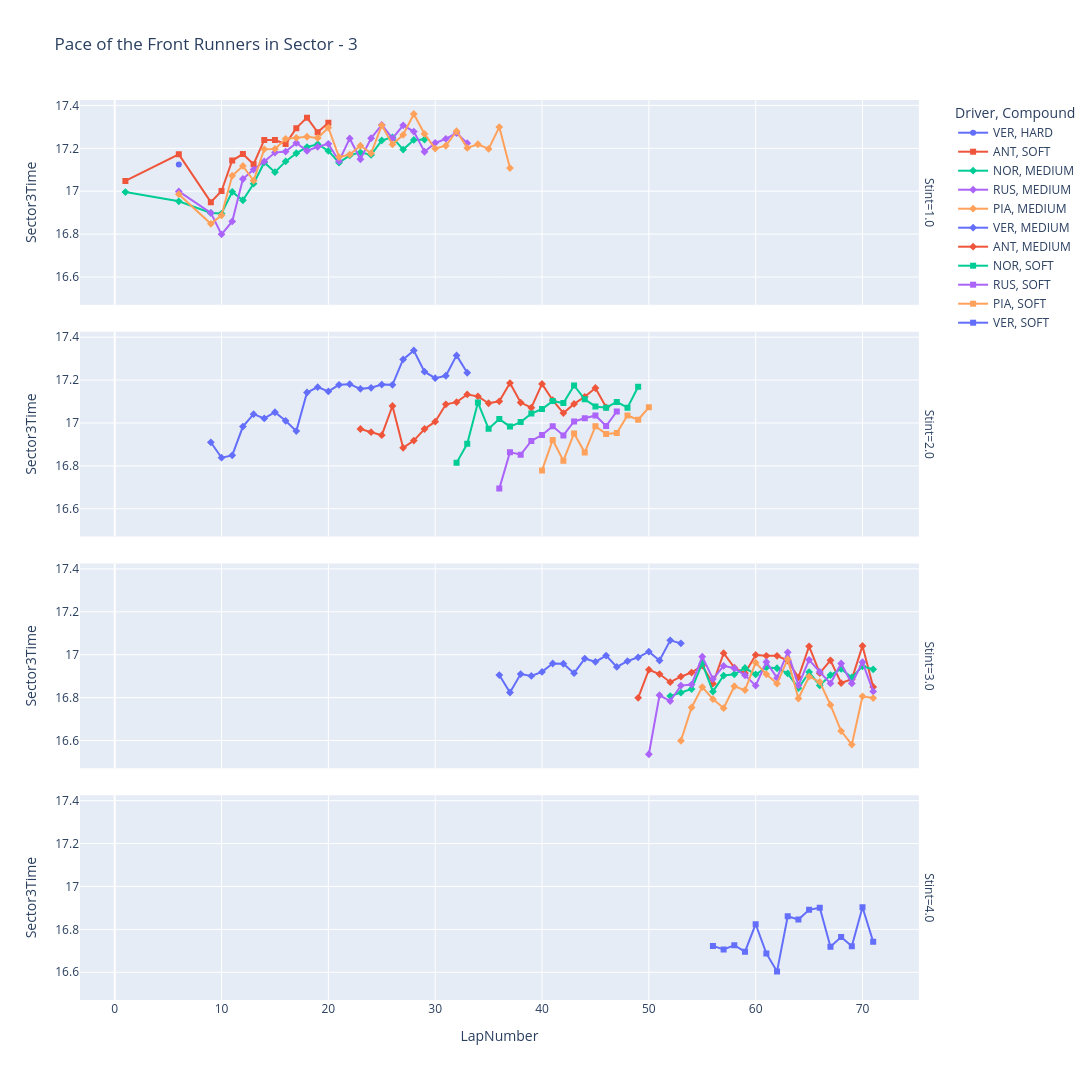

Write notebook code for a chart like this one.
### Markdown cell above
#### Sector - 3

### Code cell
plotter.plot_line_chart(
    data_frame=filtered_quick_race_laps,
    X="LapNumber",
    y="Sector3Time",
    label="Driver",
    title="Pace of the Front Runners in Sector - 3",
    facet_row="Stint",
    category_orders=STINT_ORDER,
    hover_data=HOVER_DATA,
    marker="Compound",
    height=1080,
)

### Figure 1 — Plotly figure (JSON) as saved in the notebook; plotly's stock layout.template omitted (floating-point values rounded to 4 significant figures)
{"data": [{"customdata": [["VER", 13, "HARD", "12"]], "hovertemplate": "Driver=%{customdata[0]}<br>Compound=%{customdata[2]}<br>Stint=1.0<br>LapNumber=%{x}<br>Sector3Time=%{y}<br>Position=%{customdata[1]}<br>TrackStatus=%{customdata[3]}<extra></extra>", "legendgroup": "VER, HARD", "line": {"color": "#636efa", "dash": "solid"}, "marker": {"symbol": "circle"}, "mode": "lines+markers", "name": "VER, HARD", "orientation": "v", "showlegend": true, "type": "scatter", "x": [6.0], "xaxis": "x4", "y": [17.12], "yaxis": "y4"}, {"customdata": [["ANT", 2, "SOFT", "12"], ["ANT", 3, "SOFT", "12"], ["ANT", 3, "SOFT", "1"], ["ANT", 3, "SOFT", "1"], ["ANT", 3, "SOFT", "1"], ["ANT", 3, "SOFT", "1"], ["ANT", 3, "SOFT", "1"], ["ANT", 3, "SOFT", "1"], ["ANT", 3, "SOFT", "1"], ["ANT", 3, "SOFT", "1"], ["ANT", 3, "SOFT", "1"], ["ANT", 3, "SOFT", "1"], ["ANT", 3, "SOFT", "1"], ["ANT", 3, "SOFT", "1"]], "hovertemplate": "Driver=%{customdata[0]}<br>Compound=%{customdata[2]}<br>Stint=1.0<br>LapNumber=%{x}<br>Sector3Time=%{y}<br>Position=%{customdata[1]}<br>TrackStatus=%{customdata[3]}<extra></extra>", "legendgroup": "ANT, SOFT", "line": {"color": "#EF553B", "dash": "solid"}, "marker": {"symbol": "square"}, "mode": "lines+markers", "name": "ANT, SOFT", "orientation": "v", "showlegend": true, "type": "scatter", "x": [1.0, 6.0, 9.0, 10.0, 11.0, 12.0, 13.0, 14.0, 15.0, 16.0, 17.0, 18.0, 19.0, 20.0], "xaxis": "x4", "y": [17.05, 17.17, 16.95, 17.0, 17.14, 17.17, 17.13, 17.24, 17.24, 17.22, 17.29, 17.34, 17.27, 17.32], "yaxis": "y4"}, {"customdata": [["NOR", 1, "MEDIUM", "12"], ["NOR", 1, "MEDIUM", "12"], ["NOR", 1, "MEDIUM", "1"], ["NOR", 1, "MEDIUM", "1"], ["NOR", 1, "MEDIUM", "1"], ["NOR", 1, "MEDIUM", "1"], ["NOR", 1, "MEDIUM", "1"], ["NOR", 1, "MEDIUM", "1"], ["NOR", 1, "MEDIUM", "1"], ["NOR", 1, "MEDIUM", "1"], ["NOR", 1, "MEDIUM", "1"], ["NOR", 1, "MEDIUM", "1"], ["NOR", 1, "MEDIUM", "1"], ["NOR", 1, "MEDIUM", "1"], ["NOR", 1, "MEDIUM", "1"], ["NOR", 1, "MEDIUM", "1"], ["NOR", 1, "MEDIUM", "1"], ["NOR", 1, "MEDIUM", "1"], ["NOR", 1, "MEDIUM", "1"], ["NOR", 1, "MEDIUM", "1"], ["NOR", 1, "MEDIUM", "1"], ["NOR", 1, "MEDIUM", "1"], ["NOR", 1, "MEDIUM", "1"]], "hovertemplate": "Driver=%{customdata[0]}<br>Compound=%{customdata[2]}<br>Stint=1.0<br>LapNumber=%{x}<br>Sector3Time=%{y}<br>Position=%{customdata[1]}<br>TrackStatus=%{customdata[3]}<extra></extra>", "legendgroup": "NOR, MEDIUM", "line": {"color": "#00cc96", "dash": "solid"}, "marker": {"symbol": "diamond"}, "mode": "lines+markers", "name": "NOR, MEDIUM", "orientation": "v", "showlegend": true, "type": "scatter", "x": [1.0, 6.0, 9.0, 10.0, 11.0, 12.0, 13.0, 14.0, 15.0, 16.0, 17.0, 18.0, 19.0, 20.0, 21.0, 22.0, 23.0, 24.0, 25.0, 26.0, 27.0, 28.0, 29.0], "xaxis": "x4", "y": [17.0, 16.95, 16.9, 16.9, 17.0, 16.96, 17.04, 17.13, 17.09, 17.14, 17.18, 17.21, 17.22, 17.19, 17.13, 17.17, 17.18, 17.17, 17.24, 17.25, 17.19, 17.24, 17.24], "yaxis": "y4"}, {"customdata": [["RUS", 6, "MEDIUM", "12"], ["RUS", 5, "MEDIUM", "1"], ["RUS", 5, "MEDIUM", "1"], ["RUS", 5, "MEDIUM", "1"], ["RUS", 4, "MEDIUM", "1"], ["RUS", 4, "MEDIUM", "1"], ["RUS", 4, "MEDIUM", "1"], ["RUS", 4, "MEDIUM", "1"], ["RUS", 4, "MEDIUM", "1"], ["RUS", 4, "MEDIUM", "1"], ["RUS", 4, "MEDIUM", "1"], ["RUS", 4, "MEDIUM", "1"], ["RUS", 4, "MEDIUM", "1"], ["RUS", 3, "MEDIUM", "1"], ["RUS", 3, "MEDIUM", "1"], ["RUS", 3, "MEDIUM", "1"], ["RUS", 3, "MEDIUM", "1"], ["RUS", 3, "MEDIUM", "1"], ["RUS", 3, "MEDIUM", "1"], ["RUS", 3, "MEDIUM", "1"], ["RUS", 3, "MEDIUM", "1"], ["RUS", 3, "MEDIUM", "1"], ["RUS", 3, "MEDIUM", "1"], ["RUS", 2, "MEDIUM", "1"], ["RUS", 2, "MEDIUM", "1"], ["RUS", 2, "MEDIUM", "1"]], "hovertemplate": "Driver=%{customdata[0]}<br>Compound=%{customdata[2]}<br>Stint=1.0<br>LapNumber=%{x}<br>Sector3Time=%{y}<br>Position=%{customdata[1]}<br>TrackStatus=%{customdata[3]}<extra></extra>", "legendgroup": "RUS, MEDIUM", "line": {"color": "#ab63fa", "dash": "solid"}, "marker": {"symbol": "diamond"}, "mode": "lines+markers", "name": "RUS, MEDIUM", "orientation": "v", "showlegend": true, "type": "scatter", "x": [6.0, 9.0, 10.0, 11.0, 12.0, 13.0, 14.0, 15.0, 16.0, 17.0, 18.0, 19.0, 20.0, 21.0, 22.0, 23.0, 24.0, 25.0, 26.0, 27.0, 28.0, 29.0, 30.0, 31.0, 32.0, 33.0], "xaxis": "x4", "y": [17.0, 16.9, 16.8, 16.86, 17.06, 17.1, 17.14, 17.18, 17.18, 17.23, 17.19, 17.21, 17.22, 17.14, 17.25, 17.15, 17.25, 17.31, 17.25, 17.31, 17.28, 17.18, 17.23, 17.24, 17.27, 17.22], "yaxis": "y4"}, {"customdata": [["PIA", 2, "MEDIUM", "12"], ["PIA", 2, "MEDIUM", "1"], ["PIA", 2, "MEDIUM", "1"], ["PIA", 2, "MEDIUM", "1"], ["PIA", 2, "MEDIUM", "1"], ["PIA", 2, "MEDIUM", "1"], ["PIA", 2, "MEDIUM", "1"], ["PIA", 2, "MEDIUM", "1"], ["PIA", 2, "MEDIUM", "1"], ["PIA", 2, "MEDIUM", "1"], ["PIA", 2, "MEDIUM", "1"], ["PIA", 2, "MEDIUM", "1"], ["PIA", 2, "MEDIUM", "1"], ["PIA", 2, "MEDIUM", "1"], ["PIA", 2, "MEDIUM", "1"], ["PIA", 2, "MEDIUM", "1"], ["PIA", 2, "MEDIUM", "1"], ["PIA", 2, "MEDIUM", "1"], ["PIA", 2, "MEDIUM", "1"], ["PIA", 2, "MEDIUM", "1"], ["PIA", 2, "MEDIUM", "1"], ["PIA", 2, "MEDIUM", "1"], ["PIA", 2, "MEDIUM", "1"], ["PIA", 1, "MEDIUM", "1"], ["PIA", 1, "MEDIUM", "1"], ["PIA", 1, "MEDIUM", "1"], ["PIA", 1, "MEDIUM", "1"], ["PIA", 1, "MEDIUM", "1"], ["PIA", 1, "MEDIUM", "1"], ["PIA", 1, "MEDIUM", "1"]], "hovertemplate": "Driver=%{customdata[0]}<br>Compound=%{customdata[2]}<br>Stint=1.0<br>LapNumber=%{x}<br>Sector3Time=%{y}<br>Position=%{customdata[1]}<br>TrackStatus=%{customdata[3]}<extra></extra>", "legendgroup": "PIA, MEDIUM", "line": {"color": "#FFA15A", "dash": "solid"}, "marker": {"symbol": "diamond"}, "mode": "lines+markers", "name": "PIA, MEDIUM", "orientation": "v", "showlegend": true, "type": "scatter", "x": [6.0, 9.0, 10.0, 11.0, 12.0, 13.0, 14.0, 15.0, 16.0, 17.0, 18.0, 19.0, 20.0, 21.0, 22.0, 23.0, 24.0, 25.0, 26.0, 27.0, 28.0, 29.0, 30.0, 31.0, 32.0, 33.0, 34.0, 35.0, 36.0, 37.0], "xaxis": "x4", "y": [16.99, 16.85, 16.89, 17.07, 17.12, 17.05, 17.2, 17.2, 17.24, 17.25, 17.25, 17.25, 17.3, 17.16, 17.17, 17.21, 17.18, 17.31, 17.22, 17.26, 17.36, 17.27, 17.2, 17.21, 17.28, 17.2, 17.22, 17.2, 17.3, 17.11], "yaxis": "y4"}, {"customdata": [["VER", 16, "MEDIUM", "1"], ["VER", 16, "MEDIUM", "1"], ["VER", 16, "MEDIUM", "1"], ["VER", 16, "MEDIUM", "1"], ["VER", 14, "MEDIUM", "1"], ["VER", 14, "MEDIUM", "1"], ["VER", 13, "MEDIUM", "1"], ["VER", 13, "MEDIUM", "1"], ["VER", 10, "MEDIUM", "1"], ["VER", 8, "MEDIUM", "1"], ["VER", 6, "MEDIUM", "1"], ["VER", 6, "MEDIUM", "1"], ["VER", 5, "MEDIUM", "1"], ["VER", 4, "MEDIUM", "1"], ["VER", 4, "MEDIUM", "1"], ["VER", 4, "MEDIUM", "1"], ["VER", 4, "MEDIUM", "1"], ["VER", 4, "MEDIUM", "1"], ["VER", 4, "MEDIUM", "1"], ["VER", 4, "MEDIUM", "1"], ["VER", 4, "MEDIUM", "1"], ["VER", 4, "MEDIUM", "1"], ["VER", 3, "MEDIUM", "1"], ["VER", 4, "MEDIUM", "1"], ["VER", 4, "MEDIUM", "1"]], "hovertemplate": "Driver=%{customdata[0]}<br>Compound=%{customdata[2]}<br>Stint=2.0<br>LapNumber=%{x}<br>Sector3Time=%{y}<br>Position=%{customdata[1]}<br>TrackStatus=%{customdata[3]}<extra></extra>", "legendgroup": "VER, MEDIUM", "line": {"color": "#636efa", "dash": "solid"}, "marker": {"symbol": "diamond"}, "mode": "lines+markers", "name": "VER, MEDIUM", "orientation": "v", "showlegend": true, "type": "scatter", "x": [9.0, 10.0, 11.0, 12.0, 13.0, 14.0, 15.0, 16.0, 17.0, 18.0, 19.0, 20.0, 21.0, 22.0, 23.0, 24.0, 25.0, 26.0, 27.0, 28.0, 29.0, 30.0, 31.0, 32.0, 33.0], "xaxis": "x3", "y": [16.91, 16.84, 16.85, 16.98, 17.04, 17.02, 17.05, 17.01, 16.96, 17.14, 17.17, 17.15, 17.18, 17.18, 17.16, 17.16, 17.18, 17.18, 17.3, 17.34, 17.24, 17.21, 17.22, 17.32, 17.23], "yaxis": "y3"}, {"customdata": [["ANT", 9, "MEDIUM", "1"], ["ANT", 8, "MEDIUM", "1"], ["ANT", 7, "MEDIUM", "1"], ["ANT", 7, "MEDIUM", "1"], ["ANT", 7, "MEDIUM", "1"], ["ANT", 7, "MEDIUM", "1"], ["ANT", 6, "MEDIUM", "1"], ["ANT", 5, "MEDIUM", "1"], ["ANT", 5, "MEDIUM", "1"], ["ANT", 5, "MEDIUM", "1"], ["ANT", 5, "MEDIUM", "1"], ["ANT", 4, "MEDIUM", "1"], ["ANT", 3, "MEDIUM", "1"], ["ANT", 3, "MEDIUM", "1"], ["ANT", 3, "MEDIUM", "1"], ["ANT", 3, "MEDIUM", "1"], ["ANT", 2, "MEDIUM", "1"], ["ANT", 2, "MEDIUM", "1"], ["ANT", 2, "MEDIUM", "1"], ["ANT", 2, "MEDIUM", "1"], ["ANT", 2, "MEDIUM", "1"], ["ANT", 2, "MEDIUM", "1"], ["ANT", 2, "MEDIUM", "1"], ["ANT", 2, "MEDIUM", "1"]], "hovertemplate": "Driver=%{customdata[0]}<br>Compound=%{customdata[2]}<br>Stint=2.0<br>LapNumber=%{x}<br>Sector3Time=%{y}<br>Position=%{customdata[1]}<br>TrackStatus=%{customdata[3]}<extra></extra>", "legendgroup": "ANT, MEDIUM", "line": {"color": "#EF553B", "dash": "solid"}, "marker": {"symbol": "diamond"}, "mode": "lines+markers", "name": "ANT, MEDIUM", "orientation": "v", "showlegend": true, "type": "scatter", "x": [23.0, 24.0, 25.0, 26.0, 27.0, 28.0, 29.0, 30.0, 31.0, 32.0, 33.0, 34.0, 35.0, 36.0, 37.0, 38.0, 39.0, 40.0, 41.0, 42.0, 43.0, 44.0, 45.0, 46.0], "xaxis": "x3", "y": [16.97, 16.96, 16.94, 17.08, 16.88, 16.92, 16.97, 17.01, 17.09, 17.1, 17.13, 17.12, 17.09, 17.1, 17.19, 17.09, 17.07, 17.18, 17.11, 17.05, 17.09, 17.12, 17.16, 17.07], "yaxis": "y3"}, {"customdata": [["NOR", 3, "SOFT", "1"], ["NOR", 3, "SOFT", "1"], ["NOR", 2, "SOFT", "1"], ["NOR", 2, "SOFT", "1"], ["NOR", 2, "SOFT", "1"], ["NOR", 2, "SOFT", "1"], ["NOR", 2, "SOFT", "1"], ["NOR", 1, "SOFT", "1"], ["NOR", 1, "SOFT", "1"], ["NOR", 1, "SOFT", "1"], ["NOR", 1, "SOFT", "1"], ["NOR", 1, "SOFT", "1"], ["NOR", 1, "SOFT", "1"], ["NOR", 1, "SOFT", "1"], ["NOR", 1, "SOFT", "1"], ["NOR", 1, "SOFT", "1"], ["NOR", 1, "SOFT", "1"], ["NOR", 1, "SOFT", "1"]], "hovertemplate": "Driver=%{customdata[0]}<br>Compound=%{customdata[2]}<br>Stint=2.0<br>LapNumber=%{x}<br>Sector3Time=%{y}<br>Position=%{customdata[1]}<br>TrackStatus=%{customdata[3]}<extra></extra>", "legendgroup": "NOR, SOFT", "line": {"color": "#00cc96", "dash": "solid"}, "marker": {"symbol": "square"}, "mode": "lines+markers", "name": "NOR, SOFT", "orientation": "v", "showlegend": true, "type": "scatter", "x": [32.0, 33.0, 34.0, 35.0, 36.0, 37.0, 38.0, 39.0, 40.0, 41.0, 42.0, 43.0, 44.0, 45.0, 46.0, 47.0, 48.0, 49.0], "xaxis": "x3", "y": [16.81, 16.9, 17.09, 16.97, 17.02, 16.98, 17.0, 17.04, 17.07, 17.1, 17.09, 17.18, 17.11, 17.08, 17.07, 17.1, 17.07, 17.17], "yaxis": "y3"}, {"customdata": [["RUS", 5, "SOFT", "1"], ["RUS", 4, "SOFT", "1"], ["RUS", 4, "SOFT", "1"], ["RUS", 3, "SOFT", "1"], ["RUS", 3, "SOFT", "1"], ["RUS", 3, "SOFT", "1"], ["RUS", 3, "SOFT", "1"], ["RUS", 3, "SOFT", "1"], ["RUS", 3, "SOFT", "1"], ["RUS", 3, "SOFT", "1"], ["RUS", 3, "SOFT", "1"], ["RUS", 2, "SOFT", "1"]], "hovertemplate": "Driver=%{customdata[0]}<br>Compound=%{customdata[2]}<br>Stint=2.0<br>LapNumber=%{x}<br>Sector3Time=%{y}<br>Position=%{customdata[1]}<br>TrackStatus=%{customdata[3]}<extra></extra>", "legendgroup": "RUS, SOFT", "line": {"color": "#ab63fa", "dash": "solid"}, "marker": {"symbol": "square"}, "mode": "lines+markers", "name": "RUS, SOFT", "orientation": "v", "showlegend": true, "type": "scatter", "x": [36.0, 37.0, 38.0, 39.0, 40.0, 41.0, 42.0, 43.0, 44.0, 45.0, 46.0, 47.0], "xaxis": "x3", "y": [16.69, 16.86, 16.85, 16.92, 16.94, 16.98, 16.94, 17.01, 17.02, 17.04, 16.99, 17.05], "yaxis": "y3"}, {"customdata": [["PIA", 6, "SOFT", "1"], ["PIA", 6, "SOFT", "1"], ["PIA", 6, "SOFT", "1"], ["PIA", 5, "SOFT", "1"], ["PIA", 5, "SOFT", "1"], ["PIA", 5, "SOFT", "1"], ["PIA", 5, "SOFT", "1"], ["PIA", 5, "SOFT", "1"], ["PIA", 4, "SOFT", "1"], ["PIA", 3, "SOFT", "1"], ["PIA", 3, "SOFT", "1"]], "hovertemplate": "Driver=%{customdata[0]}<br>Compound=%{customdata[2]}<br>Stint=2.0<br>LapNumber=%{x}<br>Sector3Time=%{y}<br>Position=%{customdata[1]}<br>TrackStatus=%{customdata[3]}<extra></extra>", "legendgroup": "PIA, SOFT", "line": {"color": "#FFA15A", "dash": "solid"}, "marker": {"symbol": "square"}, "mode": "lines+markers", "name": "PIA, SOFT", "orientation": "v", "showlegend": true, "type": "scatter", "x": [40.0, 41.0, 42.0, 43.0, 44.0, 45.0, 46.0, 47.0, 48.0, 49.0, 50.0], "xaxis": "x3", "y": [16.78, 16.92, 16.82, 16.95, 16.86, 16.98, 16.95, 16.95, 17.04, 17.02, 17.07], "yaxis": "y3"}, {"customdata": [["VER", 9, "MEDIUM", "1"], ["VER", 6, "MEDIUM", "1"], ["VER", 6, "MEDIUM", "1"], ["VER", 5, "MEDIUM", "1"], ["VER", 5, "MEDIUM", "1"], ["VER", 5, "MEDIUM", "1"], ["VER", 4, "MEDIUM", "1"], ["VER", 4, "MEDIUM", "1"], ["VER", 4, "MEDIUM", "1"], ["VER", 4, "MEDIUM", "1"], ["VER", 4, "MEDIUM", "1"], ["VER", 4, "MEDIUM", "1"], ["VER", 2, "MEDIUM", "1"], ["VER", 2, "MEDIUM", "1"], ["VER", 2, "MEDIUM", "1"], ["VER", 1, "MEDIUM", "1"], ["VER", 1, "MEDIUM", "1"], ["VER", 1, "MEDIUM", "1"]], "hovertemplate": "Driver=%{customdata[0]}<br>Compound=%{customdata[2]}<br>Stint=3.0<br>LapNumber=%{x}<br>Sector3Time=%{y}<br>Position=%{customdata[1]}<br>TrackStatus=%{customdata[3]}<extra></extra>", "legendgroup": "VER, MEDIUM", "line": {"color": "#636efa", "dash": "solid"}, "marker": {"symbol": "diamond"}, "mode": "lines+markers", "name": "VER, MEDIUM", "orientation": "v", "showlegend": false, "type": "scatter", "x": [36.0, 37.0, 38.0, 39.0, 40.0, 41.0, 42.0, 43.0, 44.0, 45.0, 46.0, 47.0, 48.0, 49.0, 50.0, 51.0, 52.0, 53.0], "xaxis": "x2", "y": [16.91, 16.82, 16.91, 16.9, 16.92, 16.96, 16.96, 16.91, 16.98, 16.97, 17.0, 16.94, 16.97, 16.99, 17.01, 16.97, 17.07, 17.05], "yaxis": "y2"}, {"customdata": [["ANT", 5, "MEDIUM", "1"], ["ANT", 4, "MEDIUM", "1"], ["ANT", 4, "MEDIUM", "1"], ["ANT", 3, "MEDIUM", "1"], ["ANT", 3, "MEDIUM", "1"], ["ANT", 3, "MEDIUM", "1"], ["ANT", 2, "MEDIUM", "1"], ["ANT", 2, "MEDIUM", "1"], ["ANT", 2, "MEDIUM", "1"], ["ANT", 2, "MEDIUM", "1"], ["ANT", 2, "MEDIUM", "1"], ["ANT", 2, "MEDIUM", "1"], ["ANT", 2, "MEDIUM", "1"], ["ANT", 2, "MEDIUM", "1"], ["ANT", 2, "MEDIUM", "1"], ["ANT", 2, "MEDIUM", "1"], ["ANT", 2, "MEDIUM", "1"], ["ANT", 2, "MEDIUM", "1"], ["ANT", 2, "MEDIUM", "1"], ["ANT", 2, "MEDIUM", "1"], ["ANT", 2, "MEDIUM", "1"], ["ANT", 2, "MEDIUM", "1"], ["ANT", 2, "MEDIUM", "1"]], "hovertemplate": "Driver=%{customdata[0]}<br>Compound=%{customdata[2]}<br>Stint=3.0<br>LapNumber=%{x}<br>Sector3Time=%{y}<br>Position=%{customdata[1]}<br>TrackStatus=%{customdata[3]}<extra></extra>", "legendgroup": "ANT, MEDIUM", "line": {"color": "#EF553B", "dash": "solid"}, "marker": {"symbol": "diamond"}, "mode": "lines+markers", "name": "ANT, MEDIUM", "orientation": "v", "showlegend": false, "type": "scatter", "x": [49.0, 50.0, 51.0, 52.0, 53.0, 54.0, 55.0, 56.0, 57.0, 58.0, 59.0, 60.0, 61.0, 62.0, 63.0, 64.0, 65.0, 66.0, 67.0, 68.0, 69.0, 70.0, 71.0], "xaxis": "x2", "y": [16.8, 16.93, 16.91, 16.87, 16.9, 16.92, 16.95, 16.86, 17.01, 16.94, 16.91, 17.0, 17.0, 17.0, 16.97, 16.89, 17.04, 16.91, 16.97, 16.87, 16.89, 17.04, 16.85], "yaxis": "y2"}, {"customdata": [["NOR", 2, "MEDIUM", "1"], ["NOR", 2, "MEDIUM", "1"], ["NOR", 2, "MEDIUM", "1"], ["NOR", 1, "MEDIUM", "1"], ["NOR", 1, "MEDIUM", "1"], ["NOR", 1, "MEDIUM", "1"], ["NOR", 1, "MEDIUM", "1"], ["NOR", 1, "MEDIUM", "1"], ["NOR", 1, "MEDIUM", "1"], ["NOR", 1, "MEDIUM", "1"], ["NOR", 1, "MEDIUM", "1"], ["NOR", 1, "MEDIUM", "1"], ["NOR", 1, "MEDIUM", "1"], ["NOR", 1, "MEDIUM", "1"], ["NOR", 1, "MEDIUM", "1"], ["NOR", 1, "MEDIUM", "1"], ["NOR", 1, "MEDIUM", "1"], ["NOR", 1, "MEDIUM", "1"], ["NOR", 1, "MEDIUM", "1"], ["NOR", 1, "MEDIUM", "1"]], "hovertemplate": "Driver=%{customdata[0]}<br>Compound=%{customdata[2]}<br>Stint=3.0<br>LapNumber=%{x}<br>Sector3Time=%{y}<br>Position=%{customdata[1]}<br>TrackStatus=%{customdata[3]}<extra></extra>", "legendgroup": "NOR, MEDIUM", "line": {"color": "#00cc96", "dash": "solid"}, "marker": {"symbol": "diamond"}, "mode": "lines+markers", "name": "NOR, MEDIUM", "orientation": "v", "showlegend": false, "type": "scatter", "x": [52.0, 53.0, 54.0, 55.0, 56.0, 57.0, 58.0, 59.0, 60.0, 61.0, 62.0, 63.0, 64.0, 65.0, 66.0, 67.0, 68.0, 69.0, 70.0, 71.0], "xaxis": "x2", "y": [16.81, 16.82, 16.84, 16.96, 16.83, 16.9, 16.91, 16.94, 16.91, 16.94, 16.94, 16.91, 16.84, 16.92, 16.86, 16.91, 16.93, 16.89, 16.95, 16.93], "yaxis": "y2"}, {"customdata": [["RUS", 6, "MEDIUM", "1"], ["RUS", 5, "MEDIUM", "1"], ["RUS", 4, "MEDIUM", "1"], ["RUS", 4, "MEDIUM", "1"], ["RUS", 4, "MEDIUM", "1"], ["RUS", 3, "MEDIUM", "1"], ["RUS", 3, "MEDIUM", "1"], ["RUS", 3, "MEDIUM", "1"], ["RUS", 3, "MEDIUM", "1"], ["RUS", 3, "MEDIUM", "1"], ["RUS", 3, "MEDIUM", "1"], ["RUS", 3, "MEDIUM", "1"], ["RUS", 3, "MEDIUM", "1"], ["RUS", 4, "MEDIUM", "1"], ["RUS", 4, "MEDIUM", "1"], ["RUS", 4, "MEDIUM", "1"], ["RUS", 4, "MEDIUM", "1"], ["RUS", 4, "MEDIUM", "1"], ["RUS", 4, "MEDIUM", "1"], ["RUS", 4, "MEDIUM", "1"], ["RUS", 4, "MEDIUM", "1"], ["RUS", 4, "MEDIUM", "1"]], "hovertemplate": "Driver=%{customdata[0]}<br>Compound=%{customdata[2]}<br>Stint=3.0<br>LapNumber=%{x}<br>Sector3Time=%{y}<br>Position=%{customdata[1]}<br>TrackStatus=%{customdata[3]}<extra></extra>", "legendgroup": "RUS, MEDIUM", "line": {"color": "#ab63fa", "dash": "solid"}, "marker": {"symbol": "diamond"}, "mode": "lines+markers", "name": "RUS, MEDIUM", "orientation": "v", "showlegend": false, "type": "scatter", "x": [50.0, 51.0, 52.0, 53.0, 54.0, 55.0, 56.0, 57.0, 58.0, 59.0, 60.0, 61.0, 62.0, 63.0, 64.0, 65.0, 66.0, 67.0, 68.0, 69.0, 70.0, 71.0], "xaxis": "x2", "y": [16.54, 16.81, 16.78, 16.86, 16.86, 16.99, 16.89, 16.95, 16.94, 16.9, 16.86, 16.97, 16.89, 17.01, 16.86, 16.98, 16.92, 16.87, 16.96, 16.87, 16.96, 16.83], "yaxis": "y2"}, {"customdata": [["PIA", 6, "MEDIUM", "1"], ["PIA", 6, "MEDIUM", "1"], ["PIA", 5, "MEDIUM", "1"], ["PIA", 5, "MEDIUM", "1"], ["PIA", 5, "MEDIUM", "1"], ["PIA", 5, "MEDIUM", "1"], ["PIA", 5, "MEDIUM", "1"], ["PIA", 5, "MEDIUM", "1"], ["PIA", 5, "MEDIUM", "1"], ["PIA", 5, "MEDIUM", "1"], ["PIA", 5, "MEDIUM", "1"], ["PIA", 5, "MEDIUM", "1"], ["PIA", 5, "MEDIUM", "1"], ["PIA", 5, "MEDIUM", "1"], ["PIA", 5, "MEDIUM", "1"], ["PIA", 5, "MEDIUM", "1"], ["PIA", 5, "MEDIUM", "1"], ["PIA", 5, "MEDIUM", "1"], ["PIA", 5, "MEDIUM", "1"]], "hovertemplate": "Driver=%{customdata[0]}<br>Compound=%{customdata[2]}<br>Stint=3.0<br>LapNumber=%{x}<br>Sector3Time=%{y}<br>Position=%{customdata[1]}<br>TrackStatus=%{customdata[3]}<extra></extra>", "legendgroup": "PIA, MEDIUM", "line": {"color": "#FFA15A", "dash": "solid"}, "marker": {"symbol": "diamond"}, "mode": "lines+markers", "name": "PIA, MEDIUM", "orientation": "v", "showlegend": false, "type": "scatter", "x": [53.0, 54.0, 55.0, 56.0, 57.0, 58.0, 59.0, 60.0, 61.0, 62.0, 63.0, 64.0, 65.0, 66.0, 67.0, 68.0, 69.0, 70.0, 71.0], "xaxis": "x2", "y": [16.6, 16.75, 16.85, 16.79, 16.75, 16.85, 16.84, 16.96, 16.91, 16.86, 16.98, 16.8, 16.9, 16.87, 16.77, 16.64, 16.58, 16.81, 16.8], "yaxis": "y2"}, {"customdata": [["VER", 4, "SOFT", "1"], ["VER", 4, "SOFT", "1"], ["VER", 4, "SOFT", "1"], ["VER", 4, "SOFT", "1"], ["VER", 4, "SOFT", "1"], ["VER", 4, "SOFT", "1"], ["VER", 4, "SOFT", "1"], ["VER", 3, "SOFT", "1"], ["VER", 3, "SOFT", "1"], ["VER", 3, "SOFT", "1"], ["VER", 3, "SOFT", "1"], ["VER", 3, "SOFT", "1"], ["VER", 3, "SOFT", "1"], ["VER", 3, "SOFT", "1"], ["VER", 3, "SOFT", "1"], ["VER", 3, "SOFT", "1"]], "hovertemplate": "Driver=%{customdata[0]}<br>Compound=%{customdata[2]}<br>Stint=4.0<br>LapNumber=%{x}<br>Sector3Time=%{y}<br>Position=%{customdata[1]}<br>TrackStatus=%{customdata[3]}<extra></extra>", "legendgroup": "VER, SOFT", "line": {"color": "#636efa", "dash": "solid"}, "marker": {"symbol": "square"}, "mode": "lines+markers", "name": "VER, SOFT", "orientation": "v", "showlegend": true, "type": "scatter", "x": [56.0, 57.0, 58.0, 59.0, 60.0, 61.0, 62.0, 63.0, 64.0, 65.0, 66.0, 67.0, 68.0, 69.0, 70.0, 71.0], "xaxis": "x", "y": [16.72, 16.71, 16.73, 16.7, 16.82, 16.69, 16.6, 16.86, 16.85, 16.89, 16.9, 16.72, 16.76, 16.72, 16.9, 16.74], "yaxis": "y"}], "layout": {"annotations": [{"font": {}, "showarrow": false, "text": "Stint=4.0", "textangle": 90, "x": 0.98, "xanchor": "left", "xref": "paper", "y": 0.1138, "yanchor": "middle", "yref": "paper"}, {"font": {}, "showarrow": false, "text": "Stint=3.0", "textangle": 90, "x": 0.98, "xanchor": "left", "xref": "paper", "y": 0.3712, "yanchor": "middle", "yref": "paper"}, {"font": {}, "showarrow": false, "text": "Stint=2.0", "textangle": 90, "x": 0.98, "xanchor": "left", "xref": "paper", "y": 0.6288, "yanchor": "middle", "yref": "paper"}, {"font": {}, "showarrow": false, "text": "Stint=1.0", "textangle": 90, "x": 0.98, "xanchor": "left", "xref": "paper", "y": 0.8862, "yanchor": "middle", "yref": "paper"}], "height": 1080, "legend": {"title": {"text": "Driver, Compound"}, "tracegroupgap": 0}, "title": {"text": "Pace of the Front Runners in Sector - 3"}, "width": 1540, "xaxis": {"anchor": "y", "domain": [0, 0.98], "title": {"text": "LapNumber"}}, "xaxis2": {"anchor": "y2", "domain": [0, 0.98], "matches": "x", "showticklabels": false}, "xaxis3": {"anchor": "y3", "domain": [0, 0.98], "matches": "x", "showticklabels": false}, "xaxis4": {"anchor": "y4", "domain": [0, 0.98], "matches": "x", "showticklabels": false}, "yaxis": {"anchor": "x", "domain": [0, 0.2275], "title": {"text": "Sector3Time"}}, "yaxis2": {"anchor": "x2", "domain": [0.2575, 0.485], "matches": "y", "title": {"text": "Sector3Time"}}, "yaxis3": {"anchor": "x3", "domain": [0.515, 0.7425], "matches": "y", "title": {"text": "Sector3Time"}}, "yaxis4": {"anchor": "x4", "domain": [0.7725, 1], "matches": "y", "title": {"text": "Sector3Time"}}}}
